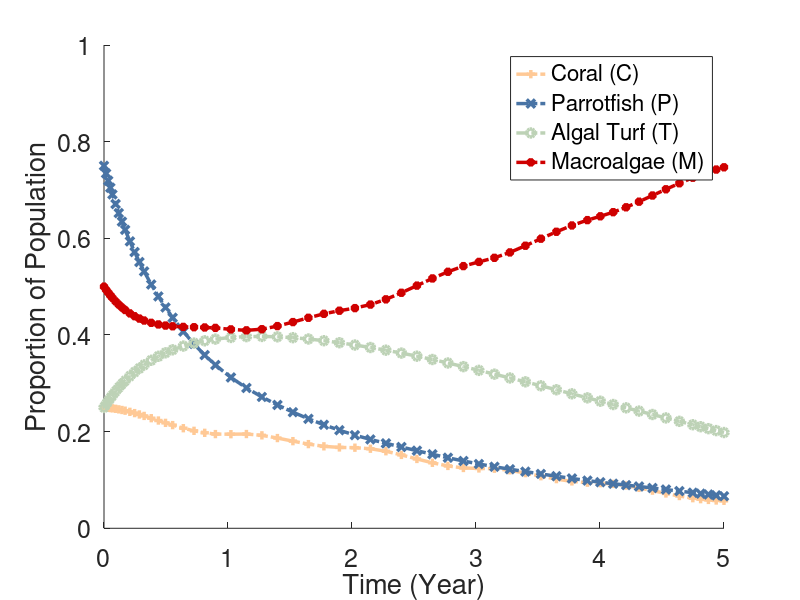
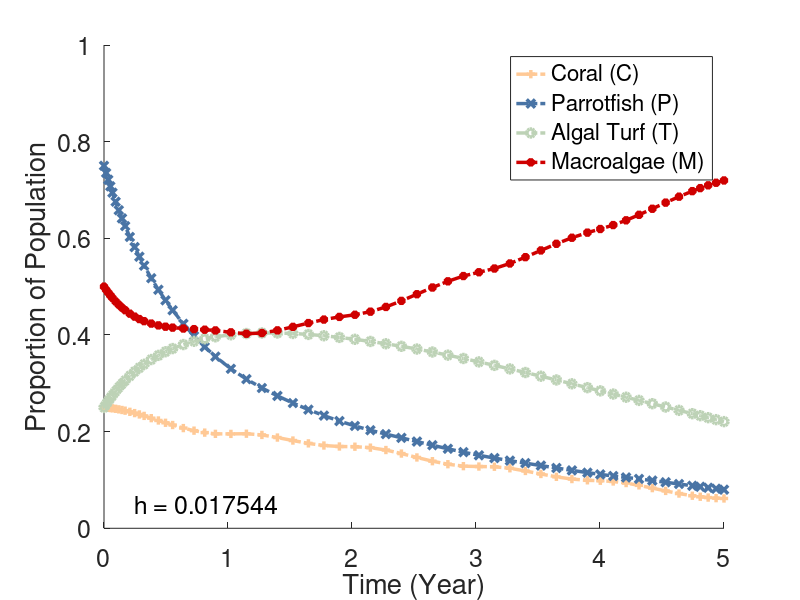

MATLAB code for these plots, in order: (Note: this script raises an error after producing the figures.)
%%% Compartment Model Calculations
%%% Team Coral Reefsearchers
%
% Note: In order to use Animation View, function 'f' and variables [t, ya]
%       must be loaded into the workspace first by running Single View then
%       commenting out Single View.


%--------------------------------------------------------------------------
% Parameter Values
mu1 = 0.15; % mortality rate of coral reefs
mu2 = 0.22; % natural death rate of parrotfish
q = 0.47; % intrinsic growth rate for parrotfish
omega = 1; % %maximum grazing intensity
sigma = 0.01; % rate that parrotfish bite corals
r = 0.5; % rate that coral recruit to overgrow algal turfs
phi = 0.8; %rate that macroalgae spread vegetative over algal turfs
beta = 1; % carrying capacity

a0 = 0.99; % rate that coral is overgrown by macroalgae
h = 0.1; %<----CONTROL VARIABLE FOR GAME THEORY

%grazing intensity 'g'
g = @(P) (omega*P)/beta;

%sin function of 
a = @(t) abs((a0*(9*sin(pi*t)+1))/(10));

%--------------------------------------------------------------------------


%--------------------------------------------------------------------------
% Compartment Initial Conditions
C = 1/4;
P = 3/4;
T = 1/4;
M = 1/2;
Prop_Total = C + T + M;
IC = [C, P, T, M, Prop_Total];

if Prop_Total == 1
    disp('It works lol')
else
    disp('Invalid initial compartment proportions.')
end
%--------------------------------------------------------------------------


%--------------------------------------------------------------------------
% Single View - System of Differential Equations

% dC/dt = rTC + sigmaPC - C(aM + d)
% dP/dt = qP(1-P/betaC) - (h + mu)P 
% dT/dt = dC + (g(P)M)/(M + T) - (rC + phiM)T
% dM/dt = aMC + phiMT - (g(P)M)/(M + T)
%
% C = y(1), P = y(2), T = y(3), M = y(4), C+T+M = y(5)
f = @(t,y) [r*y(3)*y(1) + sigma*y(2)*y(1) - y(1)*(a(t)*y(4) + mu1),
        q*y(2)*(1-(y(2)/(beta*y(1)))) - (h+mu2)*y(2), 
        mu1*y(1) +  (g(y(2))*y(4))/(y(4)+y(3)) - (r*y(1) + phi*y(4))*y(3),
        a(t) * y(4)*y(1) + phi*y(4)*y(3) - (g(y(2))*y(4))/(y(4)+y(3)),
        y(1)+y(3)+y(4)];
            
[t,ya] = ode45(f, [0 5], IC);

figure
hold on
plot(t, ya(:,1), '+-.', 'Color', '#FFC996', 'Linewidth', 2.5)
plot(t, ya(:,2), 'x-.', 'Color', '#4974A5', 'Linewidth', 2.5)
plot(t, ya(:,3), 'o-.', 'Color', '#BDD2B6', 'Linewidth', 2.5)
plot(t, ya(:,4), '*-.', 'Color', '#CF0000', 'Linewidth', 2.5)
%legend('Coral (C)', 'Algal Turf (T)', 'Macroalgae (M)')
set(gca, 'FontSize',18);
ylim([0 1]);
legend('Coral (C)', 'Parrotfish (P)', 'Algal Turf (T)', 'Macroalgae (M)')
%text(0.25,0.05,txt, 'FontSize', 18);
xlabel('Time (Year)')
ylabel('Proportion of Population')
%--------------------------------------------------------------------------


%--------------------------------------------------------------------------
% Animation View - System of Differential Equations
for i = 1:length(t)
    h = i/length(t);
    % a = @(t) abs((a0*(9*sin(pi*t)+1))/(10));
    
   % System of Differential Equations
    f = @(t,y) [r*y(3)*y(1) + sigma*y(2)*y(1) - y(1)*(a(t)*y(4) + mu1),
       q*y(2)*(1-(y(2)/(beta*y(1)))) - (h+mu2)*y(2), 
       mu1*y(1) +  (g(y(2))*y(4))/(y(4)+y(3)) - (r*y(1) + phi*y(4))*y(3),
       a(t) * y(4)*y(1) + phi*y(4)*y(3) - (g(y(2))*y(4))/(y(4)+y(3)),
       y(1)+y(3)+y(4)];
    
    % Solve using ODE45
    [t,ya] = ode45(f, [0 5], IC);
    
    % Plot
    txt = ['h = ' num2str(h)]; % shows value of param value at iteration
    
    fig = figure;
    hold on
    plot(t, ya(:,1), '+-.', 'Color', '#FFC996', 'Linewidth', 2.5)
    plot(t, ya(:,2), 'x-.', 'Color', '#4974A5', 'Linewidth', 2.5)
    plot(t, ya(:,3), 'o-.', 'Color', '#BDD2B6', 'Linewidth', 2.5)
    plot(t, ya(:,4), '*-.', 'Color', '#CF0000', 'Linewidth', 2.5)
    
    set(gca, 'FontSize',18); % sets axis & legend font size to 18
    ylim([0 1]); % sets y-axis limit to always be 0-1
    legend('Coral (C)','Parrotfish (P)','Algal Turf (T)','Macroalgae (M)')
    text(0.25,0.05,txt, 'FontSize', 18); % displays text on plot
    
    xlabel('Time (Year)')
    ylabel('Proportion of Population')
    
    % automatically save figure into root directory (where this .m file is
    % stored)
    fname = append('Frame-', num2str(i)); %file name of current iteration
    % saveas(fig, fname, 'png'); %save figure as .png
end
%--------------------------------------------------------------------------


% %--------------------------------------------------------------------------
% % Sensitivity Analysis
% R0 = -(beta*mu1*(a*(mu1/r - 1) - (mu1*phi)/r))/(P*omega*r);
% param_array = [mu1, mu2, q, omega, sigma, r, phi, beta, a0];
% 
% for i = 1:length(param_array)
% 
% end
% %--------------------------------------------------------------------------
